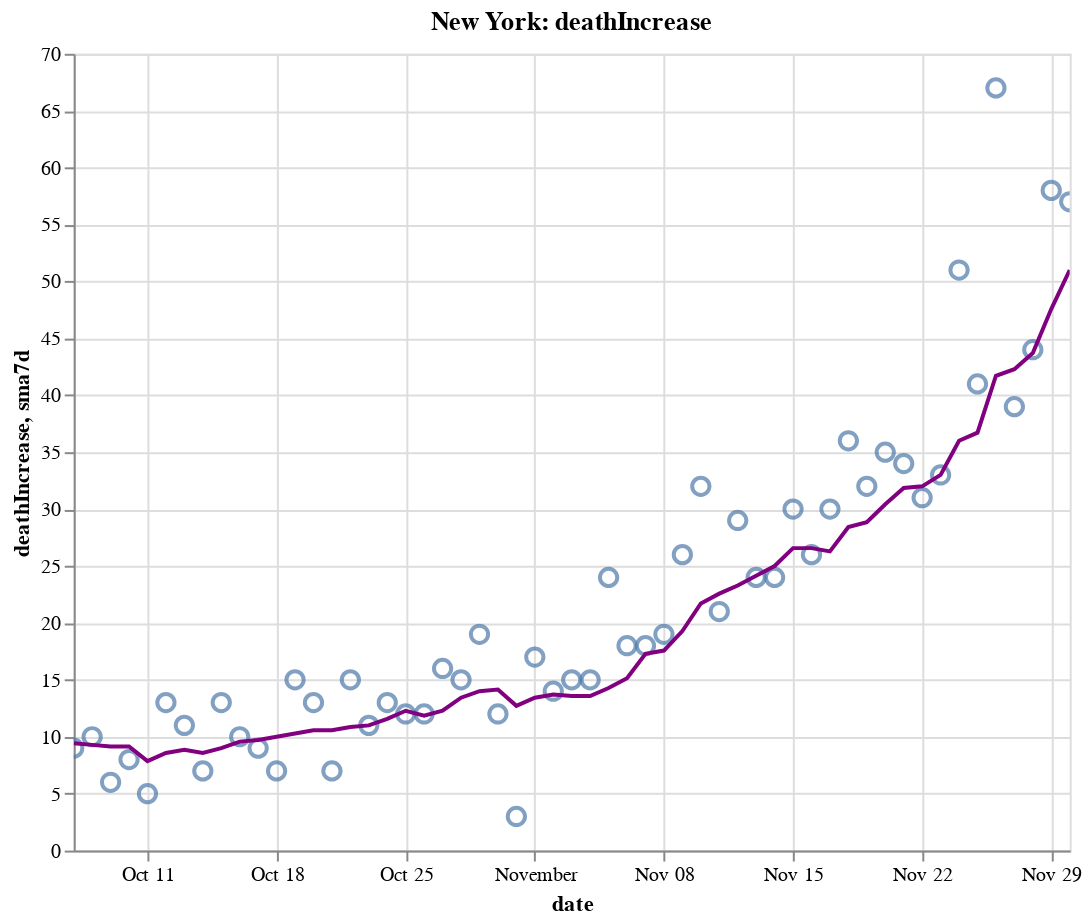

Write notebook code for a chart like this one.
### Code cell
create_plot(ny, 'deathIncrease')

### Figure 1 — Vega-Lite specification as saved in the notebook (floating-point values rounded to 4 significant figures)
{"config": {"view": {"continuousWidth": 400, "continuousHeight": 300}}, "layer": [{"layer": [{"mark": {"type": "point", "size": 75}, "encoding": {"tooltip": [{"type": "temporal", "field": "date"}, {"type": "quantitative", "field": "deathIncrease"}, {"type": "quantitative", "field": "sma7d"}], "x": {"type": "temporal", "field": "date"}, "y": {"type": "quantitative", "field": "deathIncrease"}}, "selection": {"selector012": {"type": "interval", "bind": "scales", "encodings": ["x", "y"]}}}, {"mark": {"type": "line", "color": "purple"}, "encoding": {"x": {"type": "temporal", "field": "date"}, "y": {"type": "quantitative", "field": "sma7d"}}}]}, {"mark": {"type": "rule", "color": "#aaa"}, "encoding": {"x": {"type": "temporal", "field": "date"}}, "transform": [{"filter": {"selection": "selector011"}}]}, {"mark": "circle", "encoding": {"opacity": {"condition": {"value": 1, "selection": "selector011"}, "value": 0}, "tooltip": [{"type": "temporal", "field": "date"}, {"type": "quantitative", "field": "deathIncrease"}, {"type": "quantitative", "field": "sma7d"}], "x": {"type": "temporal", "field": "date"}, "y": {"type": "quantitative", "field": "deathIncrease"}}, "selection": {"selector011": {"type": "single", "encodings": ["x"], "on": "mouseover", "nearest": true, "empty": "none"}}}, {"mark": {"type": "text", "align": "left", "dx": 5, "dy": -5, "stroke": "white", "strokeWidth": 2}, "encoding": {"text": {"type": "quantitative", "field": "deathIncrease"}, "tooltip": [{"type": "temporal", "field": "date"}, {"type": "quantitative", "field": "deathIncrease"}, {"type": "quantitative", "field": "sma7d"}], "x": {"type": "temporal", "field": "date"}, "y": {"type": "quantitative", "field": "deathIncrease"}}, "transform": [{"filter": {"selection": "selector011"}}]}, {"mark": {"type": "text", "align": "left", "dx": 5, "dy": -5}, "encoding": {"text": {"type": "quantitative", "field": "deathIncrease"}, "tooltip": [{"type": "temporal", "field": "date"}, {"type": "quantitative", "field": "deathIncrease"}, {"type": "quantitative", "field": "sma7d"}], "x": {"type": "temporal", "field": "date"}, "y": {"type": "quantitative", "field": "deathIncrease"}}, "transform": [{"filter": {"selection": "selector011"}}]}], "data": {"name": "data-a6a9dc7d7b63207feafde238287f400a"}, "height": 400, "title": "New York: deathIncrease", "width": 500, "$schema": "https://vega.github.io/schema/vega-lite/v4.8.1.json", "datasets": {"data-a6a9dc7d7b63207feafde238287f400a": [{"date": "2020-10-07T00:00:00", "totalTestResultsIncrease": 108200.0, "positiveIncrease": 1360.0, "death": 25540.0, "deathIncrease": 9.0, "positiveRate": 0.013, "state": "New York", "sma7d": 9.429}, {"date": "2020-10-08T00:00:00", "totalTestResultsIncrease": 145800.0, "positiveIncrease": 1836.0, "death": 25560.0, "deathIncrease": 10.0, "positiveRate": 0.013, "state": "New York", "sma7d": 9.286}, {"date": "2020-10-09T00:00:00", "totalTestResultsIncrease": 139300.0, "positiveIncrease": 1592.0, "death": 25560.0, "deathIncrease": 6.0, "positiveRate": 0.011, "state": "New York", "sma7d": 9.143}, {"date": "2020-10-10T00:00:00", "totalTestResultsIncrease": 134600.0, "positiveIncrease": 1447.0, "death": 25570.0, "deathIncrease": 8.0, "positiveRate": 0.011, "state": "New York", "sma7d": 9.143}, {"date": "2020-10-11T00:00:00", "totalTestResultsIncrease": 118300.0, "positiveIncrease": 1143.0, "death": 25570.0, "deathIncrease": 5.0, "positiveRate": 0.01, "state": "New York", "sma7d": 7.857}, {"date": "2020-10-12T00:00:00", "totalTestResultsIncrease": 91790.0, "positiveIncrease": 1029.0, "death": 25590.0, "deathIncrease": 13.0, "positiveRate": 0.011, "state": "New York", "sma7d": 8.571}, {"date": "2020-10-13T00:00:00", "totalTestResultsIncrease": 99070.0, "positiveIncrease": 1393.0, "death": 25600.0, "deathIncrease": 11.0, "positiveRate": 0.014, "state": "New York", "sma7d": 8.857}, {"date": "2020-10-14T00:00:00", "totalTestResultsIncrease": 111700.0, "positiveIncrease": 1232.0, "death": 25600.0, "deathIncrease": 7.0, "positiveRate": 0.011, "state": "New York", "sma7d": 8.571}, {"date": "2020-10-15T00:00:00", "totalTestResultsIncrease": 133200.0, "positiveIncrease": 1460.0, "death": 25620.0, "deathIncrease": 13.0, "positiveRate": 0.011, "state": "New York", "sma7d": 9.0}, {"date": "2020-10-16T00:00:00", "totalTestResultsIncrease": 136000.0, "positiveIncrease": 1707.0, "death": 25630.0, "deathIncrease": 10.0, "positiveRate": 0.013, "state": "New York", "sma7d": 9.571}, {"date": "2020-10-17T00:00:00", "totalTestResultsIncrease": 160000.0, "positiveIncrease": 1784.0, "death": 25640.0, "deathIncrease": 9.0, "positiveRate": 0.011, "state": "New York", "sma7d": 9.714}, {"date": "2020-10-18T00:00:00", "totalTestResultsIncrease": 128800.0, "positiveIncrease": 1390.0, "death": 25640.0, "deathIncrease": 7.0, "positiveRate": 0.011, "state": "New York", "sma7d": 10.0}, {"date": "2020-10-19T00:00:00", "totalTestResultsIncrease": 82010.0, "positiveIncrease": 998.0, "death": 25660.0, "deathIncrease": 15.0, "positiveRate": 0.012, "state": "New York", "sma7d": 10.29}, {"date": "2020-10-20T00:00:00", "totalTestResultsIncrease": 90540.0, "positiveIncrease": 1201.0, "death": 25670.0, "deathIncrease": 13.0, "positiveRate": 0.013, "state": "New York", "sma7d": 10.57}, {"date": "2020-10-21T00:00:00", "totalTestResultsIncrease": 124800.0, "positiveIncrease": 2026.0, "death": 25680.0, "deathIncrease": 7.0, "positiveRate": 0.016, "state": "New York", "sma7d": 10.57}, {"date": "2020-10-22T00:00:00", "totalTestResultsIncrease": 135300.0, "positiveIncrease": 1628.0, "death": 25690.0, "deathIncrease": 15.0, "positiveRate": 0.012, "state": "New York", "sma7d": 10.86}, {"date": "2020-10-23T00:00:00", "totalTestResultsIncrease": 141500.0, "positiveIncrease": 1637.0, "death": 25700.0, "deathIncrease": 11.0, "positiveRate": 0.012, "state": "New York", "sma7d": 11.0}, {"date": "2020-10-24T00:00:00", "totalTestResultsIncrease": 156900.0, "positiveIncrease": 2061.0, "death": 25720.0, "deathIncrease": 13.0, "positiveRate": 0.013, "state": "New York", "sma7d": 11.57}, {"date": "2020-10-25T00:00:00", "totalTestResultsIncrease": 120800.0, "positiveIncrease": 1632.0, "death": 25730.0, "deathIncrease": 12.0, "positiveRate": 0.014, "state": "New York", "sma7d": 12.29}, {"date": "2020-10-26T00:00:00", "totalTestResultsIncrease": 82120.0, "positiveIncrease": 1191.0, "death": 25740.0, "deathIncrease": 12.0, "positiveRate": 0.015, "state": "New York", "sma7d": 11.86}, {"date": "2020-10-27T00:00:00", "totalTestResultsIncrease": 111600.0, "positiveIncrease": 1991.0, "death": 25760.0, "deathIncrease": 16.0, "positiveRate": 0.018, "state": "New York", "sma7d": 12.29}, {"date": "2020-10-28T00:00:00", "totalTestResultsIncrease": 129700.0, "positiveIncrease": 2031.0, "death": 25770.0, "deathIncrease": 15.0, "positiveRate": 0.016, "state": "New York", "sma7d": 13.43}, {"date": "2020-10-29T00:00:00", "totalTestResultsIncrease": 168400.0, "positiveIncrease": 2499.0, "death": 25790.0, "deathIncrease": 19.0, "positiveRate": 0.015, "state": "New York", "sma7d": 14.0}, {"date": "2020-10-30T00:00:00", "totalTestResultsIncrease": 146900.0, "positiveIncrease": 2255.0, "death": 25800.0, "deathIncrease": 12.0, "positiveRate": 0.015, "state": "New York", "sma7d": 14.14}, {"date": "2020-10-31T00:00:00", "totalTestResultsIncrease": 137000.0, "positiveIncrease": 2049.0, "death": 25810.0, "deathIncrease": 3.0, "positiveRate": 0.015, "state": "New York", "sma7d": 12.71}, {"date": "2020-11-01T00:00:00", "totalTestResultsIncrease": 148900.0, "positiveIncrease": 2255.0, "death": 25820.0, "deathIncrease": 17.0, "positiveRate": 0.015, "state": "New York", "sma7d": 13.43}, {"date": "2020-11-02T00:00:00", "totalTestResultsIncrease": 96100.0, "positiveIncrease": 1633.0, "death": 25840.0, "deathIncrease": 14.0, "positiveRate": 0.017, "state": "New York", "sma7d": 13.71}, {"date": "2020-11-03T00:00:00", "totalTestResultsIncrease": 127900.0, "positiveIncrease": 2321.0, "death": 25850.0, "deathIncrease": 15.0, "positiveRate": 0.018, "state": "New York", "sma7d": 13.57}, {"date": "2020-11-04T00:00:00", "totalTestResultsIncrease": 133500.0, "positiveIncrease": 2126.0, "death": 25870.0, "deathIncrease": 15.0, "positiveRate": 0.016, "state": "New York", "sma7d": 13.57}, {"date": "2020-11-05T00:00:00", "totalTestResultsIncrease": 161000.0, "positiveIncrease": 2997.0, "death": 25890.0, "deathIncrease": 24.0, "positiveRate": 0.019, "state": "New York", "sma7d": 14.29}, {"date": "2020-11-06T00:00:00", "totalTestResultsIncrease": 160700.0, "positiveIncrease": 3209.0, "death": 25910.0, "deathIncrease": 18.0, "positiveRate": 0.02, "state": "New York", "sma7d": 15.14}, {"date": "2020-11-07T00:00:00", "totalTestResultsIncrease": 163300.0, "positiveIncrease": 3587.0, "death": 25930.0, "deathIncrease": 18.0, "positiveRate": 0.022, "state": "New York", "sma7d": 17.29}, {"date": "2020-11-08T00:00:00", "totalTestResultsIncrease": 145600.0, "positiveIncrease": 3428.0, "death": 25950.0, "deathIncrease": 19.0, "positiveRate": 0.024, "state": "New York", "sma7d": 17.57}, {"date": "2020-11-09T00:00:00", "totalTestResultsIncrease": 111400.0, "positiveIncrease": 3144.0, "death": 25970.0, "deathIncrease": 26.0, "positiveRate": 0.028, "state": "New York", "sma7d": 19.29}, {"date": "2020-11-10T00:00:00", "totalTestResultsIncrease": 128000.0, "positiveIncrease": 3965.0, "death": 26000.0, "deathIncrease": 32.0, "positiveRate": 0.031, "state": "New York", "sma7d": 21.71}, {"date": "2020-11-11T00:00:00", "totalTestResultsIncrease": 164300.0, "positiveIncrease": 4820.0, "death": 26030.0, "deathIncrease": 21.0, "positiveRate": 0.029, "state": "New York", "sma7d": 22.57}, {"date": "2020-11-12T00:00:00", "totalTestResultsIncrease": 162600.0, "positiveIncrease": 4797.0, "death": 26060.0, "deathIncrease": 29.0, "positiveRate": 0.029, "state": "New York", "sma7d": 23.29}, {"date": "2020-11-13T00:00:00", "totalTestResultsIncrease": 203700.0, "positiveIncrease": 5401.0, "death": 26080.0, "deathIncrease": 24.0, "positiveRate": 0.027, "state": "New York", "sma7d": 24.14}, {"date": "2020-11-14T00:00:00", "totalTestResultsIncrease": 184200.0, "positiveIncrease": 5388.0, "death": 26100.0, "deathIncrease": 24.0, "positiveRate": 0.029, "state": "New York", "sma7d": 25.0}, {"date": "2020-11-15T00:00:00", "totalTestResultsIncrease": 133200.0, "positiveIncrease": 3649.0, "death": 26130.0, "deathIncrease": 30.0, "positiveRate": 0.027, "state": "New York", "sma7d": 26.57}, {"date": "2020-11-16T00:00:00", "totalTestResultsIncrease": 124600.0, "positiveIncrease": 3490.0, "death": 26160.0, "deathIncrease": 26.0, "positiveRate": 0.028, "state": "New York", "sma7d": 26.57}, {"date": "2020-11-17T00:00:00", "totalTestResultsIncrease": 159900.0, "positiveIncrease": 5088.0, "death": 26190.0, "deathIncrease": 30.0, "positiveRate": 0.032, "state": "New York", "sma7d": 26.29}, {"date": "2020-11-18T00:00:00", "totalTestResultsIncrease": 154400.0, "positiveIncrease": 5294.0, "death": 26220.0, "deathIncrease": 36.0, "positiveRate": 0.034, "state": "New York", "sma7d": 28.43}, {"date": "2020-11-19T00:00:00", "totalTestResultsIncrease": 195200.0, "positiveIncrease": 5310.0, "death": 26260.0, "deathIncrease": 32.0, "positiveRate": 0.027, "state": "New York", "sma7d": 28.86}, {"date": "2020-11-20T00:00:00", "totalTestResultsIncrease": 205500.0, "positiveIncrease": 5468.0, "death": 26290.0, "deathIncrease": 35.0, "positiveRate": 0.027, "state": "New York", "sma7d": 30.43}, {"date": "2020-11-21T00:00:00", "totalTestResultsIncrease": 207900.0, "positiveIncrease": 5972.0, "death": 26330.0, "deathIncrease": 34.0, "positiveRate": 0.029, "state": "New York", "sma7d": 31.86}, {"date": "2020-11-22T00:00:00", "totalTestResultsIncrease": 196600.0, "positiveIncrease": 5392.0, "death": 26360.0, "deathIncrease": 31.0, "positiveRate": 0.027, "state": "New York", "sma7d": 32.0}, {"date": "2020-11-23T00:00:00", "totalTestResultsIncrease": 191500.0, "positiveIncrease": 5906.0, "death": 26390.0, "deathIncrease": 33.0, "positiveRate": 0.031, "state": "New York", "sma7d": 33.0}, {"date": "2020-11-24T00:00:00", "totalTestResultsIncrease": 164800.0, "positiveIncrease": 4881.0, "death": 26440.0, "deathIncrease": 51.0, "positiveRate": 0.03, "state": "New York", "sma7d": 36.0}, {"date": "2020-11-25T00:00:00", "totalTestResultsIncrease": 173100.0, "positiveIncrease": 6265.0, "death": 26480.0, "deathIncrease": 41.0, "positiveRate": 0.036, "state": "New York", "sma7d": 36.71}, {"date": "2020-11-26T00:00:00", "totalTestResultsIncrease": 217700.0, "positiveIncrease": 6933.0, "death": 26550.0, "deathIncrease": 67.0, "positiveRate": 0.032, "state": "New York", "sma7d": 41.71}, {"date": "2020-11-27T00:00:00", "totalTestResultsIncrease": 219400.0, "positiveIncrease": 8176.0, "death": 26590.0, "deathIncrease": 39.0, "positiveRate": 0.037, "state": "New York", "sma7d": 42.29}, {"date": "2020-11-28T00:00:00", "totalTestResultsIncrease": 152400.0, "positiveIncrease": 6063.0, "death": 26630.0, "deathIncrease": 44.0, "positiveRate": 0.04, "state": "New York", "sma7d": 43.71}, {"date": "2020-11-29T00:00:00", "totalTestResultsIncrease": 157300.0, "positiveIncrease": 6723.0, "death": 26690.0, "deathIncrease": 58.0, "positiveRate": 0.043, "state": "New York", "sma7d": 47.57}, {"date": "2020-11-30T00:00:00", "totalTestResultsIncrease": 149000.0, "positiveIncrease": 6819.0, "death": 26750.0, "deathIncrease": 57.0, "positiveRate": 0.046, "state": "New York", "sma7d": 51.0}]}}
